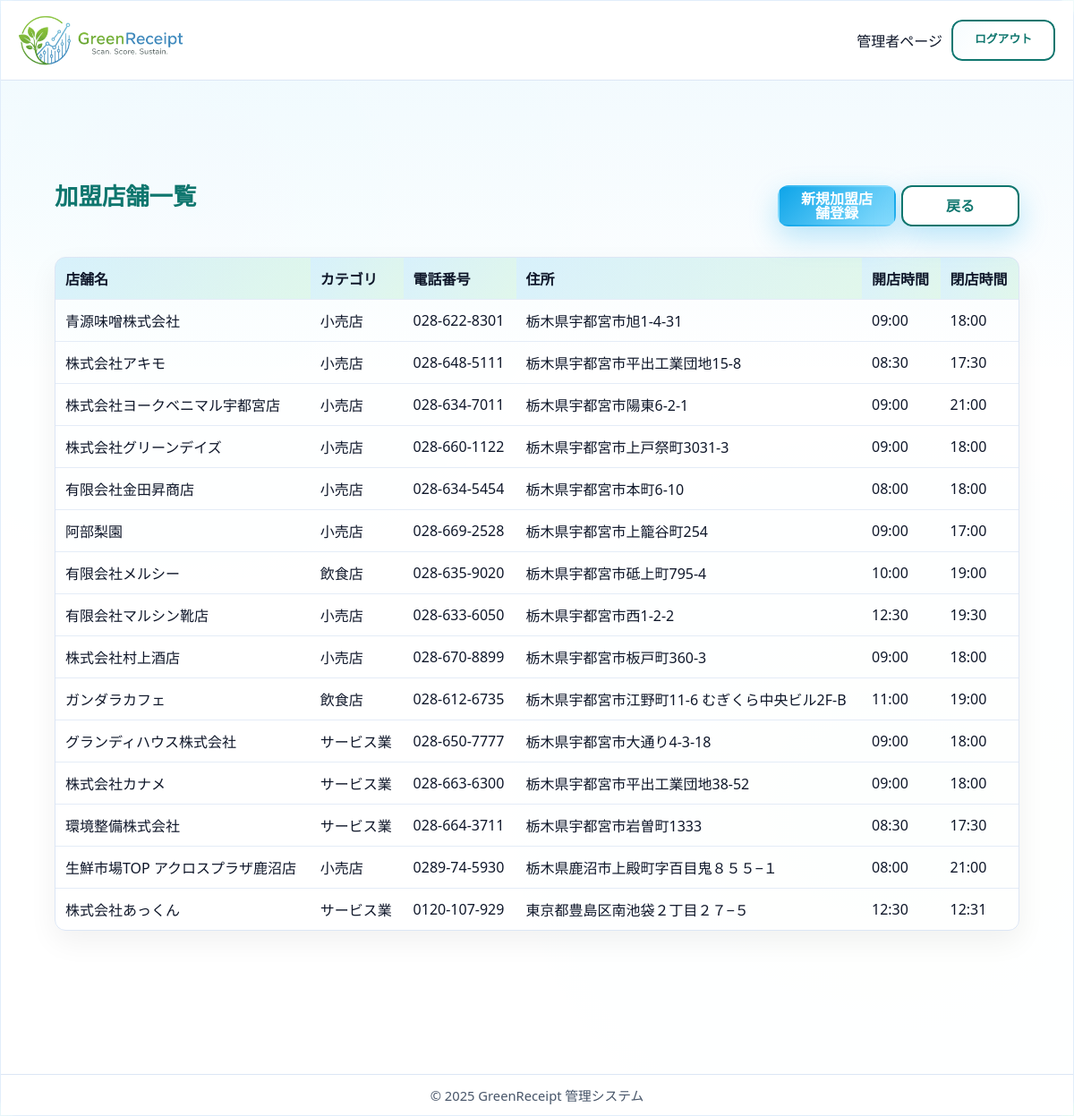
/staff/stores/ (signed in), run on the app's committed database.
### core/models.py (models this page shows, shortened)
class Store(models.Model):
    store_id = models.AutoField(primary_key=True, verbose_name='店舗ID')
    store_name = models.CharField(max_length=64, verbose_name='店舗名')
    CATEGORY_CHOICES = [
        ('restaurant', '飲食店'),
        ('retail', '小売店'),
        ('service', 'サービス業'),
        ('other', 'その他'),
    ]
    category = models.CharField(max_length=64, choices=CATEGORY_CHOICES, verbose_name='カテゴリ')
    tel = models.CharField(max_length=32, blank=True, verbose_name='電話番号')
    address = models.CharField(max_length=255, verbose_name='住所')
    open_time = models.TimeField(verbose_name='開店時間', null=True, blank=True)
    close_time = models.TimeField(verbose_name='閉店時間', null=True, blank=True)
    lat = models.FloatField(verbose_name='緯度', default=0.0)
    lng = models.FloatField(verbose_name='経度', default=0.0)
    class Meta:
        verbose_name = '加盟店'
        verbose_name_plural = '加盟店'

### core/views.py (the view)
# urls.py: path("staff/stores/", views.store_list, name='store_list'),
@staff_member_required
def store_list(request):
    stores = Store.objects.all()
    return render(request, "admin/store_list.html", {'stores': stores})

### core/templates/admin/store_list.html (shortened to what this page needs)
{% extends 'admin/admin_base.html' %}
{% block content %}
<main class="dashboard-main">
  <div class="container-fluid dashboard-section mt-4 px-4">
    <div class="header-with-button d-flex justify-content-between align-items-center mb-4">
        <h1>加盟店舗一覧</h1>
        <div class="d-flex gap-2">
            <a href="{% url 'core:store_create' %}" class="btn btn-primary">新規加盟店舗登録</a>
            <a href="{% url 'core:staff_index' %}" class="btn btn-secondary">戻る</a>
        </div>
    </div>
    <div class="table-responsive">
        <table class="table">
            <thead>
                <tr>
                    <th>店舗名</th>
                    <th>カテゴリ</th>
                    <th>電話番号</th>
                    <th>住所</th>
                    <th>開店時間</th>
                    <th>閉店時間</th>
                </tr>
            </thead>
            <tbody>
                {% for store in stores %}
                <tr data-href="{% url 'core:store_detail' store.store_id %}">
                    <td>{{ store.store_name }}</td>
                    <td>{{ store.get_category_display }}</td>
                    <td>{{ store.tel }}</td>
                    <td>{{ store.address }}</td>
                    <td>{{ store.open_time|time:"H:i" }}</td>
                    <td>{{ store.close_time|time:"H:i" }}</td>
                </tr>
                {% endfor %}
            </tbody>
        </table>
    </div>
  </div>
</main>
{% endblock %}

### core/static/css/style.css (style rules this page uses)
:root { --bg-1: #f3f9ff; --bg-2: #f2fff8; --panel: rgba(255, 255, 255, 0.9); --panel-strong: rgba(255, 255, 255, 0.96); --border: rgba(9, 109, 217, 0.12); --shadow: 0 14px 48px rgba(9, 109, 217, 0.12); --shadow-strong: 0 22px 60px rgba(9, 109, 217, 0.18); --text: #0f172a; --muted: #475569; --accent: #79ca69; --accent-2: #0f766e; --success: #22c55e; --danger: #ef4444; --radius-lg: 18px; --radius-md: 12px; --radius-sm: 10px; }
* { box-sizing: border-box; margin: 0; padding: 0; }
html, body { height: 100%; width: 100%; overflow-x: hidden; }
body { font-family: "Poppins", "Segoe UI", "\u30E1\u30A4\u30EA\u30AA", "Hiragino Kaku Gothic ProN", sans-serif; text-align: center; min-height: 100vh; color: var(--text); background: radial-gradient(circle at 12% 18%, rgba(14, 165, 233, 0.16), transparent 32%), radial-gradient(circle at 80% 8%, rgba(34, 197, 94, 0.12), transparent 28%), radial-gradient(circle at 76% 72%, rgba(14, 165, 233, 0.12), transparent 32%), linear-gradient(135deg, var(--bg-1), var(--bg-2)); -webkit-font-smoothing: antialiased; -moz-osx-font-smoothing: grayscale; }
button, .btn { display: inline-block; background: linear-gradient(135deg, var(--accent), #8bdefe); color: #fff; border: none; border-radius: 14px; font-weight: 700; cursor: pointer; transition: transform 0.25s ease, box-shadow 0.25s ease, filter 0.2s ease; font-size: 1rem; box-shadow: 0 12px 32px rgba(14, 165, 233, 0.28); }
.btn { width: 100%; padding: 13px; border-radius: 14px; text-decoration: none; }
:root { --nav-h: 100px; }
main { display: flex; flex-direction: column; align-items: center; justify-content: center; width: 100%; height: 100%; padding: 24px; gap: 16px; }
.container, .wrapper, main, form { max-width: 100%; }
main.dashboard-main { justify-content: flex-start; align-items: stretch; padding: 44px 0 90px 0; }
.btn-secondary { display: inline-block; background: #fff; border: 2px solid var(--accent-2); color: var(--accent-2); border-radius: 10px; padding: 9px 20px; margin-top: 20px; text-decoration: none; transition: all 0.25s ease; }

### core/static/css/admin.css (style rules this page uses)
:root { --bg-1: #f3f9ff; --bg-2: #f2fff8; --panel: rgba(255, 255, 255, 0.94); --border: rgba(9, 109, 217, 0.12); --shadow: 0 14px 48px rgba(9, 109, 217, 0.12); --shadow-strong: 0 22px 60px rgba(9, 109, 217, 0.18); --text: #0f172a; --muted: #475569; --accent: #0ea5e9; --accent-2: #0f766e; --radius-lg: 18px; --radius-md: 12px; --radius-sm: 10px; }
* { box-sizing: border-box; }
html, body { height: 100%; width: 100%; margin: 0; padding: 0; overflow-x: hidden; }
body { font-family: "Poppins", "Segoe UI", "\u30E1\u30A4\u30EA\u30AA", sans-serif; color: var(--text); display: flex; flex-direction: column; min-height: 100vh; background: radial-gradient(circle at 18% 18%, rgba(14, 165, 233, 0.16), transparent 32%), radial-gradient(circle at 82% 72%, rgba(34, 197, 94, 0.12), transparent 34%), linear-gradient(135deg, var(--bg-1), var(--bg-2)); -webkit-font-smoothing: antialiased; }
.admin-main h1 { font-size: 1.65rem; font-weight: 700; color: var(--accent-2); margin-bottom: 26px; animation: slideLeft 0.5s ease-out; }
.table-responsive { overflow-x: hidden; border-radius: 12px; border: 1px solid #dce6f5; box-shadow: 0 12px 32px rgba(0,0,0,.06); }
table { width: 100%; border-collapse: collapse; }
th { background: linear-gradient(120deg, rgba(14, 165, 233, 0.14), rgba(34, 197, 94, 0.12)); color: var(--text); font-weight: 700; padding: 11px; text-align: left; }
td { padding: 11px; border-top: 1px solid #e4ecf7; }
tr { transition: background 0.25s ease, transform 0.25s ease; }
.admin-container button, .admin-container .btn, .admin-container .btn-primary, .admin-container .btn-secondary { display: inline-flex; align-items: center; justify-content: center; font-weight: 700; cursor: pointer; border-radius: var(--radius-md); transition: 0.25s ease; text-decoration: none; text-align: center; height: 46px; padding: 0 24px; box-sizing: border-box; line-height: 1; margin: 0; }
.admin-container .btn-primary { background: linear-gradient(135deg, var(--accent), #8bdefe); border: 2px solid transparent; color: #fff; box-shadow: 0 12px 32px rgba(14, 165, 233, 0.28); }
.admin-container .btn-secondary { background: #fff; border: 2px solid var(--accent-2); color: var(--accent-2); }
.d-flex { display: flex; }
.justify-content-between { justify-content: space-between; }
.align-items-center { align-items: center; }
.gap-2 { gap: 6px; }
.mb-4 { margin-bottom: 1.5rem; }
.mt-4 { margin-top: 1.5rem; }

### data on the page
Store: store_name "青源味噌株式会社", category "小売店", tel "028-622-8301", address "栃木県宇都宮市旭1-4-31", open_time "09:00", close_time "18:00"
Store: store_name "株式会社アキモ", category "小売店", tel "028-648-5111", address "栃木県宇都宮市平出工業団地15-8", open_time "08:30", close_time "17:30"
Store: store_name "株式会社ヨークベニマル宇都宮店", category "小売店", tel "028-634-7011", address "栃木県宇都宮市陽東6-2-1", open_time "09:00", close_time "21:00"
Store: store_name "株式会社グリーンデイズ", category "小売店", tel "028-660-1122", address "栃木県宇都宮市上戸祭町3031-3", open_time "09:00", close_time "18:00"
Store: store_name "有限会社金田昇商店", category "小売店", tel "028-634-5454", address "栃木県宇都宮市本町6-10", open_time "08:00", close_time "18:00"
Store: store_name "阿部梨園", category "小売店", tel "028-669-2528", address "栃木県宇都宮市上籠谷町254", open_time "09:00", close_time "17:00"
Store: store_name "有限会社メルシー", category "飲食店", tel "028-635-9020", address "栃木県宇都宮市砥上町795-4", open_time "10:00", close_time "19:00"
Store: store_name "有限会社マルシン靴店", category "小売店", tel "028-633-6050", address "栃木県宇都宮市西1-2-2", open_time "12:30", close_time "19:30"
Store: store_name "株式会社村上酒店", category "小売店", tel "028-670-8899", address "栃木県宇都宮市板戸町360-3", open_time "09:00", close_time "18:00"
Store: store_name "ガンダラカフェ", category "飲食店", tel "028-612-6735", address "栃木県宇都宮市江野町11-6 むぎくら中央ビル2F-B", open_time "11:00", close_time "19:00"
Store: store_name "グランディハウス株式会社", category "サービス業", tel "028-650-7777", address "栃木県宇都宮市大通り4-3-18", open_time "09:00", close_time "18:00"
Store: store_name "株式会社カナメ", category "サービス業", tel "028-663-6300", address "栃木県宇都宮市平出工業団地38-52", open_time "09:00", close_time "18:00"
Store: store_name "環境整備株式会社", category "サービス業", tel "028-664-3711", address "栃木県宇都宮市岩曽町1333", open_time "08:30", close_time "17:30"
Store: store_name "生鮮市場TOP アクロスプラザ鹿沼店", category "小売店", tel "0289-74-5930", address "栃木県鹿沼市上殿町字百目鬼８５５−１", open_time "08:00", close_time "21:00"
Store: store_name "株式会社あっくん", category "サービス業", tel "0120-107-929", address "東京都豊島区南池袋２丁目２７−５", open_time "12:30", close_time "12:31"
